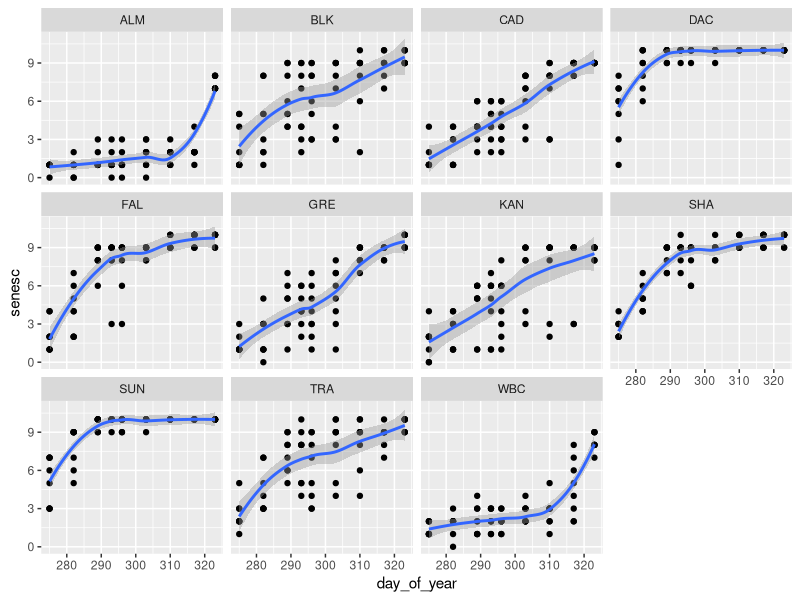
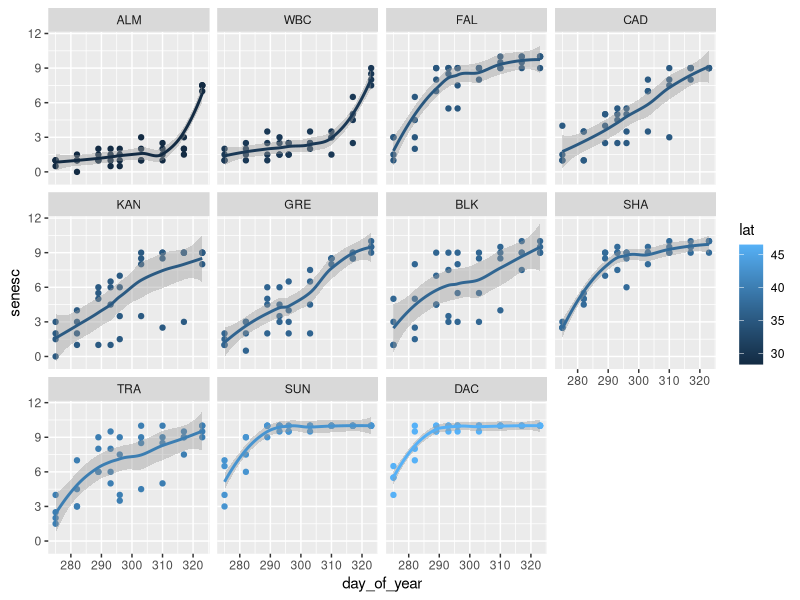

Generate these figures, in order, with R:
#code from weekly_meetings/week1/BOG_background.qmd

#Selected 
library(tidyverse)
library(here)
library(readxl)

#read data

BOG_sen <- read_excel("data/BOG_Senescence.xls",
                              na = "NA"
) %>%
  pivot_longer(-(pop:popblock)) %>%
  mutate(across(pop:popblock, as_factor)) %>%
  rename(date = name, senesc = value) %>%
  mutate(date = as.Date(as.numeric(date), origin = "1899-12-30"),
         day_of_year = julian(date, origin = as.Date("2014-01-01"))
  )

head(BOG_sen)

#plot data

BOG_sen %>%
  ggplot(aes(day_of_year, senesc)) +
  geom_point() +
  facet_wrap(~pop) +
  geom_smooth()


#read switchgrass population information, source/ploidy/etc.

BOG_sen_details <- left_join(
  BOG_sen,
  read_excel("data/BOG_geoloc_ecot_ploid_SaraH.xlsx") %>%
    rename(pop = population)
)

#summarise out pseudoreps (subplots a & b)

BOG_sen_summ <- BOG_sen_details %>%
  select(clone, day_of_year, pop, ecotype, ploidy, lat, lon, senesc) %>%
  group_by(clone, day_of_year, pop, ecotype, ploidy, lat, lon) %>%
  summarise(senesc = median(senesc, na.rm = TRUE))

#Plot the improved and corrected dataset using information about latitude

BOG_sen_summ %>%
  ggplot(aes(day_of_year, senesc, colour = lat)) +
  geom_point() +
  facet_wrap(~reorder(pop, lat)) +
  geom_smooth()

